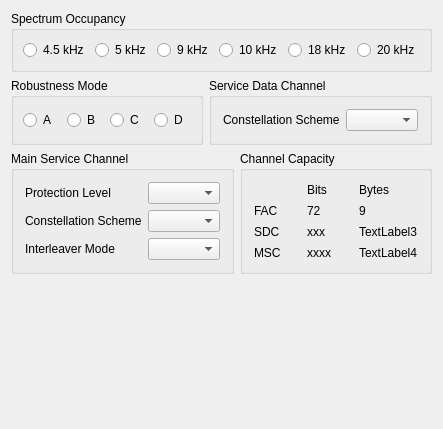
      <widget class="QWidget" name="Channel" >
       <attribute name="title" >
        <string>Channel Parameters</string>
       </attribute>
       <layout class="QGridLayout" name="gridLayout_2" >
        <item row="0" column="0" >
         <widget class="QGroupBox" name="groupBoxSpectrumOccupancy" >
          <property name="whatsThis" >
           <string>&lt;!DOCTYPE HTML PUBLIC "-//W3C//DTD HTML 4.0//EN" "http://www.w3.org/TR/REC-html40/strict.dtd">&#xd;
&lt;html>&lt;head>&lt;meta name="qrichtext" content="1" />&lt;style type="text/css">&#xd;
p, li { white-space: pre-wrap; }&#xd;
&lt;/style>&lt;/head>&lt;body style=" font-family:'MS Shell Dlg 2'; font-size:8.25pt; font-weight:400; font-style:normal;">&#xd;
&lt;p style=" margin-top:0px; margin-bottom:0px; margin-left:0px; margin-right:0px; -qt-block-indent:0; text-indent:0px;">&lt;span style=" font-weight:600;">Spectrum Occupancy:&lt;/span> The spectrum occupancy is the gross bandwidth of the generated DRM signal. Not all DRM robustness mode / bandwidth constellations are possible, e.g., DRM robustness mode D and C are only defined for the bandwidths 10 kHz and 20 kHz. &lt;/p>&lt;/body>&lt;/html></string>
          </property>
          <property name="title" >
           <string>Spectrum Occupancy</string>
          </property>
          <layout class="QHBoxLayout" name="horizontalLayout_4" >
           <item>
            <widget class="QRadioButton" name="RadioButtonBandwidth45" >
             <property name="text" >
              <string>4.5 kHz</string>
             </property>
             <property name="buttonGroupId" stdset="0" >
              <number>0</number>
             </property>
            </widget>
           </item>
           <item>
            <widget class="QRadioButton" name="RadioButtonBandwidth5" >
             <property name="text" >
              <string>5 kHz</string>
             </property>
             <property name="buttonGroupId" stdset="0" >
              <number>1</number>
             </property>
            </widget>
           </item>
           <item>
            <widget class="QRadioButton" name="RadioButtonBandwidth9" >
             <property name="text" >
              <string>9 kHz</string>
             </property>
             <property name="buttonGroupId" stdset="0" >
              <number>2</number>
             </property>
            </widget>
           </item>
           <item>
            <widget class="QRadioButton" name="RadioButtonBandwidth10" >
             <property name="text" >
              <string>10 kHz</string>
             </property>
             <property name="buttonGroupId" stdset="0" >
              <number>3</number>
             </property>
            </widget>
           </item>
           <item>
            <widget class="QRadioButton" name="RadioButtonBandwidth18" >
             <property name="text" >
              <string>18 kHz</string>
             </property>
             <property name="buttonGroupId" stdset="0" >
              <number>4</number>
             </property>
            </widget>
           </item>
           <item>
            <widget class="QRadioButton" name="RadioButtonBandwidth20" >
             <property name="text" >
              <string>20 kHz</string>
             </property>
             <property name="buttonGroupId" stdset="0" >
              <number>5</number>
             </property>
            </widget>
           </item>
          </layout>
         </widget>
        </item>
        <item row="1" column="0" >
         <layout class="QHBoxLayout" name="horizontalLayout_6" >
          <item>
           <widget class="QGroupBox" name="groupBoxRobustness" >
            <property name="whatsThis" >
             <string>&lt;b>DRM Robustness Mode:&lt;/b> In a DRM system, &#xd;
four possible robustness modes are defined to adapt the system to &#xd;
different channel conditions. According to the DRM standard:&#xd;
&lt;ul>&lt;li>&lt;i>Mode A:&lt;/i> Gaussian channels, with &#xd;
minor fading&lt;/li>&lt;li>&lt;i>Mode B:&lt;/i> Time &#xd;
and frequency selective channels, with longer delay spread&#xd;
&lt;/li>&lt;li>&lt;i>Mode C:&lt;/i> As robustness mode B, &#xd;
but with higher Doppler spread&lt;/li>&lt;li>&lt;i>Mode D:&#xd;
&lt;/i> As robustness mode B, but with severe delay and &#xd;
Doppler spread&lt;/li>&lt;/ul>&#xd;
</string>
            </property>
            <property name="title" >
             <string>Robustness Mode</string>
            </property>
            <layout class="QHBoxLayout" name="horizontalLayout_3" >
             <item>
              <widget class="QRadioButton" name="RadioButtonRMA" >
               <property name="text" >
                <string>A</string>
               </property>
               <property name="buttonGroupId" stdset="0" >
                <number>0</number>
               </property>
              </widget>
             </item>
             <item>
              <widget class="QRadioButton" name="RadioButtonRMB" >
               <property name="text" >
                <string>B</string>
               </property>
               <property name="buttonGroupId" stdset="0" >
                <number>1</number>
               </property>
              </widget>
             </item>
             <item>
              <widget class="QRadioButton" name="RadioButtonRMC" >
               <property name="text" >
                <string>C</string>
               </property>
               <property name="buttonGroupId" stdset="0" >
                <number>2</number>
               </property>
              </widget>
             </item>
             <item>
              <widget class="QRadioButton" name="RadioButtonRMD" >
               <property name="text" >
                <string>D</string>
               </property>
               <property name="buttonGroupId" stdset="0" >
                <number>3</number>
               </property>
              </widget>
             </item>
            </layout>
           </widget>
          </item>
          <item>
           <widget class="QGroupBox" name="GroupBoxSDC" >
            <property name="title" >
             <string>Service Data Channel</string>
            </property>
            <layout class="QHBoxLayout" name="_7" >
             <property name="spacing" >
              <number>6</number>
             </property>
             <property name="margin" >
              <number>11</number>
             </property>
             <item>
              <widget class="QLabel" name="TextLabelSDCConst" >
               <property name="text" >
                <string>Constellation Scheme</string>
               </property>
               <property name="wordWrap" >
                <bool>false</bool>
               </property>
              </widget>
             </item>
             <item>
              <widget class="QComboBox" name="ComboBoxSDCConstellation" />
             </item>
            </layout>
           </widget>
          </item>
         </layout>
        </item>
        <item row="2" column="0" >
         <layout class="QHBoxLayout" name="horizontalLayout_5" >
          <item>
           <widget class="QGroupBox" name="GroupBoxMSC" >
            <property name="title" >
             <string>Main Service Channel</string>
            </property>
            <layout class="QGridLayout" name="_9" >
             <property name="margin" >
              <number>11</number>
             </property>
             <property name="spacing" >
              <number>6</number>
             </property>
             <item row="0" column="1" >
              <widget class="QComboBox" name="ComboBoxMSCProtLev" />
             </item>
             <item row="2" column="0" >
              <widget class="QLabel" name="TextLabelInterleaver" >
               <property name="text" >
                <string>Interleaver Mode</string>
               </property>
               <property name="wordWrap" >
                <bool>false</bool>
               </property>
              </widget>
             </item>
             <item row="0" column="0" >
              <widget class="QLabel" name="TextLabelProtLev" >
               <property name="text" >
                <string>Protection Level</string>
               </property>
               <property name="wordWrap" >
                <bool>false</bool>
               </property>
              </widget>
             </item>
             <item row="1" column="0" >
              <widget class="QLabel" name="TextLabelMSCConst" >
               <property name="text" >
                <string>Constellation Scheme</string>
               </property>
               <property name="wordWrap" >
                <bool>false</bool>
               </property>
              </widget>
             </item>
             <item row="1" column="1" >
              <widget class="QComboBox" name="ComboBoxMSCConstellation" />
             </item>
             <item row="2" column="1" >
              <widget class="QComboBox" name="ComboBoxMSCInterleaver" >
               <property name="whatsThis" >
                <string>&lt;b>MSC interleaver mode:&lt;/b> The symbol interleaver depth can be either short (approx. 400 ms) or long (approx. 2 s). The longer the interleaver the better the channel decoder can correct errors from slow fading signals. But the longer the interleaver length the longer the delay until (after a re-synchronization) audio can be heard.&#xd;
</string>
               </property>
              </widget>
             </item>
            </layout>
           </widget>
          </item>
          <item>
           <widget class="QGroupBox" name="GroupBoxChannelCapacity" >
            <property name="title" >
             <string>Channel Capacity</string>
            </property>
            <layout class="QGridLayout" name="_10" >
             <property name="margin" >
              <number>11</number>
             </property>
             <property name="spacing" >
              <number>6</number>
             </property>
             <item row="0" column="2" >
              <widget class="QLabel" name="TextLabel2_2" >
               <property name="text" >
                <string>Bytes</string>
               </property>
               <property name="wordWrap" >
                <bool>false</bool>
               </property>
              </widget>
             </item>
             <item row="0" column="1" >
              <widget class="QLabel" name="TextLabel1" >
               <property name="text" >
                <string>Bits</string>
               </property>
               <property name="wordWrap" >
                <bool>false</bool>
               </property>
              </widget>
             </item>
             <item row="1" column="0" >
              <widget class="QLabel" name="TextLabel3" >
               <property name="text" >
                <string>FAC</string>
               </property>
               <property name="wordWrap" >
                <bool>false</bool>
               </property>
              </widget>
             </item>
             <item row="1" column="2" >
              <widget class="QLabel" name="TextLabelFACCapBytes" >
               <property name="text" >
                <string>9</string>
               </property>
               <property name="wordWrap" >
                <bool>false</bool>
               </property>
              </widget>
             </item>
             <item row="1" column="1" >
              <widget class="QLabel" name="TextLabelFACCapBits" >
               <property name="text" >
                <string>72</string>
               </property>
               <property name="wordWrap" >
                <bool>false</bool>
               </property>
              </widget>
             </item>
             <item row="2" column="0" >
              <widget class="QLabel" name="TextLabel4" >
               <property name="text" >
                <string>SDC</string>
               </property>
               <property name="wordWrap" >
                <bool>false</bool>
               </property>
              </widget>
             </item>
             <item row="2" column="1" >
              <widget class="QLabel" name="TextLabelSDCCapBits" >
               <property name="text" >
                <string>xxx</string>
               </property>
               <property name="wordWrap" >
                <bool>false</bool>
               </property>
              </widget>
             </item>
             <item row="2" column="2" >
              <widget class="QLabel" name="TextLabelSDCCapBytes" >
               <property name="text" >
                <string>TextLabel3</string>
               </property>
               <property name="wordWrap" >
                <bool>false</bool>
               </property>
              </widget>
             </item>
             <item row="3" column="0" >
              <widget class="QLabel" name="TextLabelMSCCapLab" >
               <property name="text" >
                <string>MSC</string>
               </property>
               <property name="wordWrap" >
                <bool>false</bool>
               </property>
              </widget>
             </item>
             <item row="3" column="1" >
              <widget class="QLabel" name="TextLabelMSCCapBits" >
               <property name="text" >
                <string>xxxx</string>
               </property>
               <property name="wordWrap" >
                <bool>false</bool>
               </property>
              </widget>
             </item>
             <item row="3" column="2" >
              <widget class="QLabel" name="TextLabelMSCCapBytes" >
               <property name="text" >
                <string>TextLabel4</string>
               </property>
               <property name="wordWrap" >
                <bool>false</bool>
               </property>
              </widget>
             </item>
            </layout>
           </widget>
          </item>
         </layout>
        </item>
        <item row="3" column="0" >
         <spacer name="Spacer7" >
          <property name="orientation" >
           <enum>Qt::Vertical</enum>
          </property>
          <property name="sizeType" >
           <enum>QSizePolicy::Expanding</enum>
          </property>
          <property name="sizeHint" stdset="0" >
           <size>
            <width>195</width>
            <height>144</height>
           </size>
          </property>
         </spacer>
        </item>
       </layout>
      </widget>
